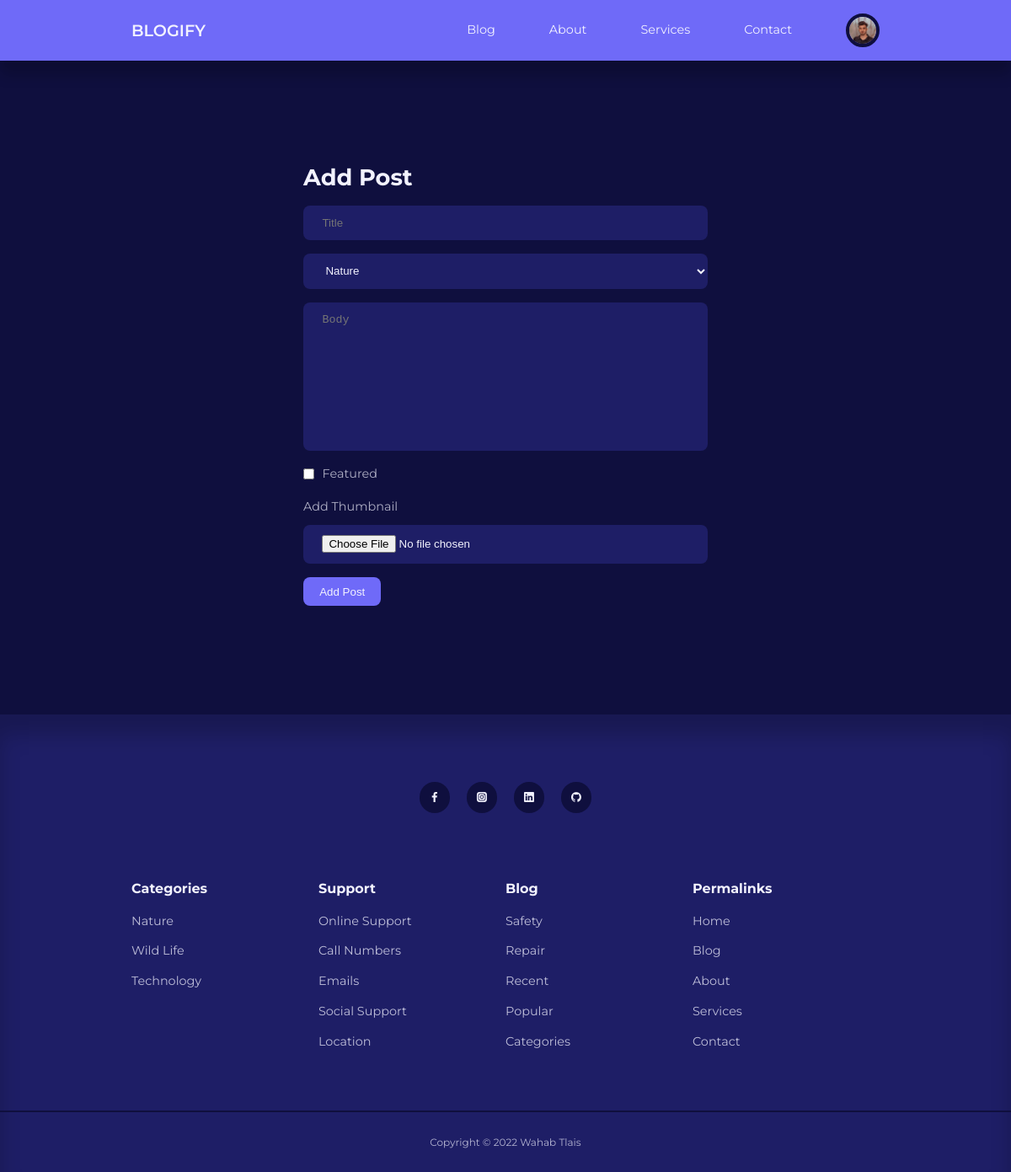
The page /admin/add-post.php (signed in) on the database its author committed.
### tables this page shows
CREATE TABLE IF NOT EXISTS `users` (
  `id` int(11) UNSIGNED NOT NULL AUTO_INCREMENT,
  `firstname` varchar(50) NOT NULL,
  `lastname` varchar(50) NOT NULL,
  `username` varchar(50) NOT NULL,
  `email` varchar(100) NOT NULL,
  `password` varchar(255) NOT NULL,
  `avatar` varchar(255) NOT NULL,
  `is_admin` tinyint(1) NOT NULL,
  PRIMARY KEY (`id`)
);

CREATE TABLE IF NOT EXISTS `categories` (
  `id` int(11) NOT NULL AUTO_INCREMENT,
  `title` varchar(255) NOT NULL,
  `description` varchar(2000) NOT NULL,
  PRIMARY KEY (`id`)
);

### admin/partials/header.php (called while the page is built, shortened)
<?php
require '../partials/header.php';

### admin/add-post.php (the view, shortened to what this page needs)
<?php
include 'partials/header.php';
$query = "SELECT * FROM categories";
$categories = mysqli_query($connection, $query);
?>
<section class="form-section add-post-conatiner">
    <div class="container form-section-container">
        <h2>Add Post</h2>
        <form action="<?= ROOT_URL ?>admin/add-post-logic.php" enctype="multipart/form-data" method="POST">
            <input type="text" name="title" placeholder="Title" />
            <select name="category">
                <?php while ($category = mysqli_fetch_assoc($categories)) : ?>
                <option value="<?= $category['id'] ?>"><?= $category['title'] ?></option>
                <?php endwhile ?>
            </select>
            <textarea rows="10" name="body" placeholder="Body"></textarea>
            <?php if (isset($_SESSION['user_is_admin'])) : ?>
            <div class="form-control inline">
                <input type="checkbox" name="is_featured" value="1" id="is-featured" unchecked>
                <label for="is-featured">Featured</label>
            </div>
            <?php endif ?>
            <div class="form-control">
                <label for="thumbnail">Add Thumbnail</label>
                <input type="file" name="thumbnail" id="thumbnail">
            </div>
            <button type="submit" name="submit" class="btn">Add Post</button>
        </form>
    </div>
</section>
<?php
include '../partials/footer.php';
?>

### partials/header.php (shortened to what this page needs)
<?php
require 'config/database.php';
if (isset($_SESSION['user-id'])) {
    $id = filter_var($_SESSION['user-id'], FILTER_SANITIZE_NUMBER_INT);
    $query = "SELECT avatar FROM users WHERE id=$id";
    $result = mysqli_query($connection, $query);
    $avatar = mysqli_fetch_assoc($result);
}
?>
<!DOCTYPE html>
<html lang="en">
<head>
    <link rel="stylesheet" href="<?= ROOT_URL ?>css/style.css" />
    <link rel="stylesheet" href="https://unicons.iconscout.com/release/v4.0.0/css/line.css" />
</head>
<body>
    <nav>
        <div class="container nav-container">
            <a href="<?= ROOT_URL ?>" class="nav-logo">BLOGIFY</a>
            <ul class="nav-items">
                <li><a href="<?= ROOT_URL ?>blog.php">Blog</a></li>
                <li><a href="<?= ROOT_URL ?>about.php">About</a></li>
                <li><a href="<?= ROOT_URL ?>services.php">Services</a></li>
                <li><a href="<?= ROOT_URL ?>contact.php">Contact</a></li>
                <?php if (isset($_SESSION['user-id'])) : ?>
                    <li class="nav-profile">
                        <div class="avatar">
                            <img src="<?= ROOT_URL . 'images/' . $avatar['avatar'] ?>" />
                        </div>
                    </li>
                <?php else : ?>
                    <li><a href="<?= ROOT_URL ?>signin.php">Signin</a></li>
                <?php endif ?>
            </ul>
        </div>
    </nav>

### partials/footer.php (shortened to what this page needs)
<?php
$all_categories_query = "SELECT * FROM categories";
$all_categories = mysqli_query($connection, $all_categories_query);
?>
<footer>
    <div class="footer-socials">
        <a href="#" target="_blank"><i class="uil uil-facebook-f"></i></a>
        <a href="#" target="_blank"><i class="uil uil-instagram-alt"></i></a>
        <a href="#" target="_blank"><i class="uil uil-linkedin"></i></a>
        <a href="#" target="_blank"><i class="uil uil-github"></i></a>
    </div>
    <div class="container footer-container">
        <article>
            <h4>Categories</h4>
            <?php while ($category = mysqli_fetch_assoc($all_categories)) : ?>
            <ul>
                <li><a href="<?= ROOT_URL ?>category-posts.php?id=<?= $category['id'] ?>"><?= $category['title'] ?></a>
                </li>
            </ul>
            <?php endwhile ?>
        </article>
        <article>
            <h4>Support</h4>
            <ul>
                <li><a href="">Online Support</a></li>
                <li><a href="">Call Numbers</a></li>
                <li><a href="">Emails</a></li>
                <li><a href="">Social Support</a></li>
                <li><a href="">Location</a></li>
            </ul>
        </article>
        <article>
            <h4>Blog</h4>
            <ul>
                <li><a href="">Safety</a></li>
                <li><a href="">Repair</a></li>
                <li><a href="">Recent</a></li>
                <li><a href="">Popular</a></li>
                <li><a href="">Categories</a></li>
            </ul>
        </article>
        <article>
            <h4>Permalinks</h4>
            <ul>
                <li><a href="index.php">Home</a></li>
                <li><a href="blog.php">Blog</a></li>
                <li><a href="about.php">About</a></li>
                <li><a href="services.php">Services</a></li>
                <li><a href="contact.php">Contact</a></li>
            </ul>
        </article>
    </div>
    <div class="footer-copyright">
        <small>Copyright &copy; 2022 Wahab Tlais</small>
    </div>
</footer>
</body>
</html>

### css/style.css (style rules this page uses)
:root { --color-primary: #6f6af8; --color-primary-light: hsl(242, 91%, 18%); --color-primary-variant: #5854c7; --color-red: #da0f3f; --color-red-light: hsl(346, 87%, 46%, 15%); --color-green: #00c476; --color-green-light: hsl(156, 100%, 38%, 15%); --color-gray-900: #1e1e66; --color-gray-700: #2d2b7c; --color-gray-300: rgba(242, 242, 254, 0.3); --color-gray-200: rgba(242, 242, 254, 0.7); --color-white: #f2f2fe; --color-bg: #0f0f3e; --transition: all 300ms ease; --container-width-lg: 74%; --container-width-md: 88%; --form-width: 40%; --card-border-radius-1: 0.3rem; --card-border-radius-2: 0.5rem; --card-border-radius-3: 0.8rem; --card-border-radius-4: 2rem; --card-border-radius-5: 5rem; }
* { margin: 0; padding: 0; outline: 0; border: 0; appearance: 0; list-style: none; text-decoration: none; box-sizing: border-box; }
body { font-family: "Montserrat", sans-serif; line-height: 1.6; color: var(--color-gray-200); overflow-x: hidden; background: var(--color-bg); font-size: 0.9rem; }
.container { width: var(--container-width-lg); max-width: 1800px; margin-inline: auto; }
section { margin-top: 3rem; width: 100vw; }
h1, h2, h3, h4, h5 { color: var(--color-white); line-height: 1.3; }
h2 { font-size: 1.7rem; margin: 1rem 0; }
h4 { font-size: 1rem; }
a { color: var(--color-white); transition: var(--transition); }
img { display: block; width: 100%; object-fit: cover; }
nav { background: var(--color-primary); width: 100vw; height: 4.5rem; position: fixed; top: 0; z-index: 10; box-shadow: 0 1rem 1rem rgba(0, 0, 0, 0.2); }
.nav-container { height: 100%; display: flex; align-items: center; justify-content: space-between; }
.avatar { width: 2.5rem; height: 2.5rem; border-radius: 50%; overflow: hidden; border: 0.3rem solid var(--color-bg); }
.nav-logo { font-weight: 600; font-size: 1.2rem; }
.nav-items { display: flex; align-items: center; gap: 4rem; }
.nav-profile { position: relative; cursor: pointer; }
footer { background: var(--color-gray-900); padding: 5rem 0 0; box-shadow: inset 0 1.5rem 1.5rem rgba(0, 0, 0, 0.2); }
.footer-socials { margin-inline: auto; width: fit-content; margin-bottom: 5rem; display: flex; justify-content: space-between; align-items: center; gap: 1.2rem; }
.footer-socials a { background: var(--color-bg); border-radius: 50%; width: 2.3rem; height: 2.3rem; display: flex; align-items: center; justify-content: center; }
.footer-container { display: grid; grid-template-columns: repeat(4, 1fr); }
footer h4 { color: var(--color-white); margin-bottom: 0.6rem; }
footer ul li { padding: 0.4rem 0; }
footer ul a { opacity: 0.75; }
.footer-copyright { text-align: center; padding: 1.5rem 0; border-top: 2px solid var(--color-bg); margin-top: 4rem; }
.btn { display: inline-block; width: fit-content; padding: 0.6rem 1.2rem; background-color: var(--color-primary); border-radius: var(--card-border-radius-2); cursor: pointer; transition: var(--transition); color: var(--color-white); }
.form-section { display: grid; place-items: center; height: 100vh; }
.form-section-container { width: var(--form-width); }
form { display: flex; flex-direction: column; gap: 1rem; }
.form-control { display: flex; flex-direction: column; gap: 0.6rem; }
.form-control.inline { flex-direction: row; align-items: center; }
input, textarea, select { padding: 0.8rem 1.4rem; background-color: var(--color-gray-900); border-radius: var(--card-border-radius-2); resize: none; color: var(--color-white); }

### rows shown on the page
users: avatar (picture)
categories: title "Nature"
categories: title "Wild Life"
categories: title "Technology"

### other values the page prints
form field category "Nature"
